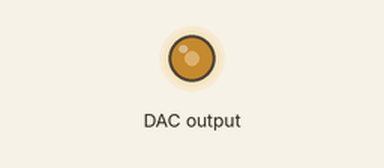
Simulated run of this program. Board: Raspberry Pi Pico running MicroPython. Parts: output pins drawn as LEDs (lit = HIGH). At 0.0 s the program stops and its outputs stay as they are.

Above: at 0.1 s.
Timing chart, 0 to 1.5 s (numbered marks = the images above):
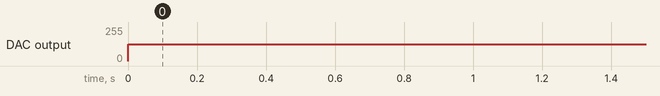

Measured:
- by itself, DAC output: 0/255 → 127/255 at 0.00 s

The program:

single_output.py
```python
import machine

# I2C bus settings
i2c_channel = 1
scl_pin = 19
sda_pin = 18
address = 0x60

class mcp4725:
    def __init__(self, channel, address):
        self.channel = channel
        self.address = address

    def mcp4725_init(self, scl_pin, sda_pin):
        self.i2c = machine.I2C(self.channel, scl=machine.Pin(scl_pin), sda=machine.Pin(sda_pin))

    def mcp4725_send(self, value):
        buf=bytearray(2)
        buf[0]=(value >> 8) & 0xFF
        buf[1]=value & 0xFF
        self.i2c.writeto(self.address, buf)


# Output value
voltage0_out = 1.65 # 0~3.3V
dac0_value = int(voltage0_out / 3.3 * 4095) # convert voltage to 12-bit DAC value

# DAC initialization & send value
dac0 = mcp4725(i2c_channel, address)
dac0.mcp4725_init(scl_pin, sda_pin)
dac0.mcp4725_send(dac0_value)
```
